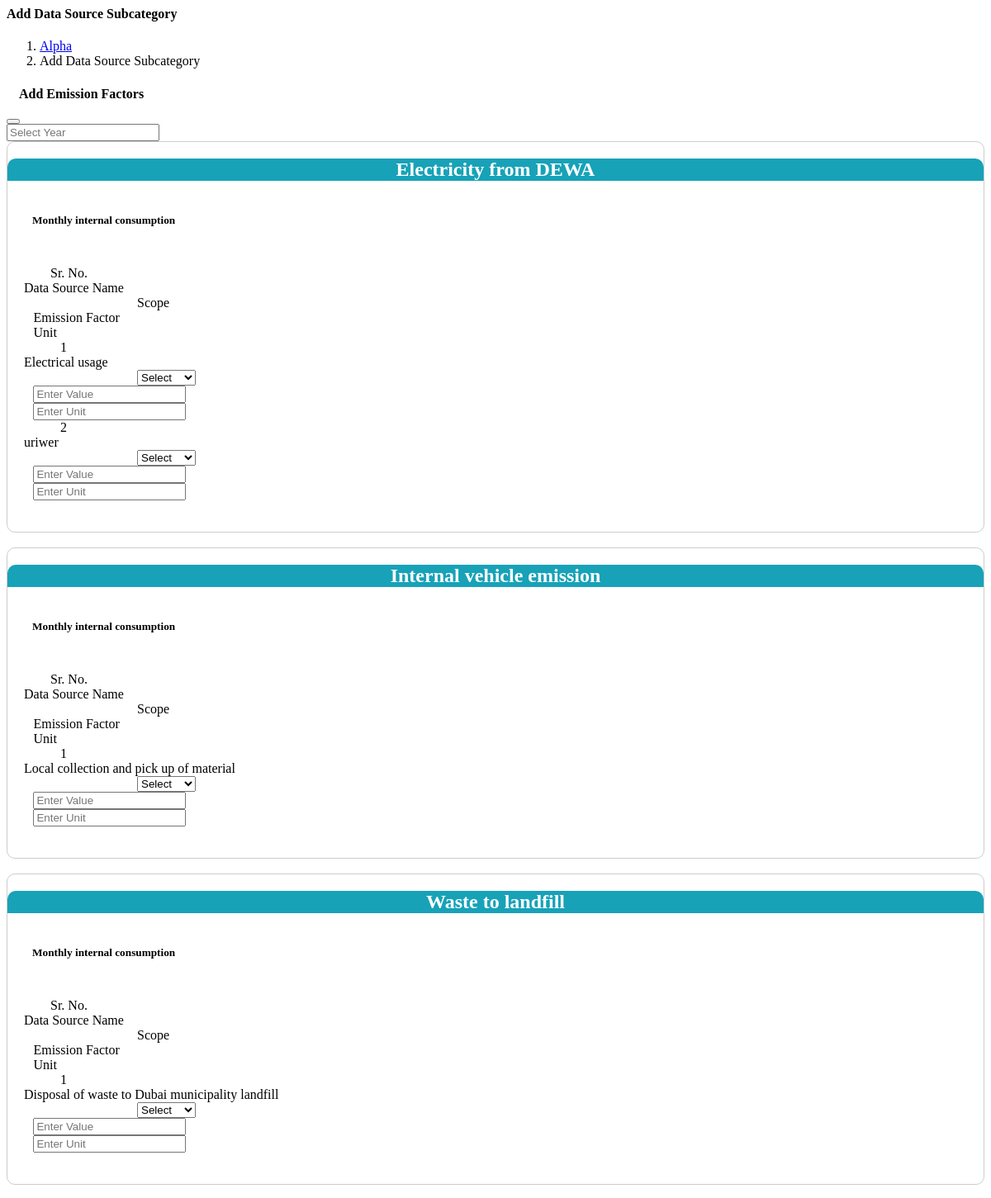
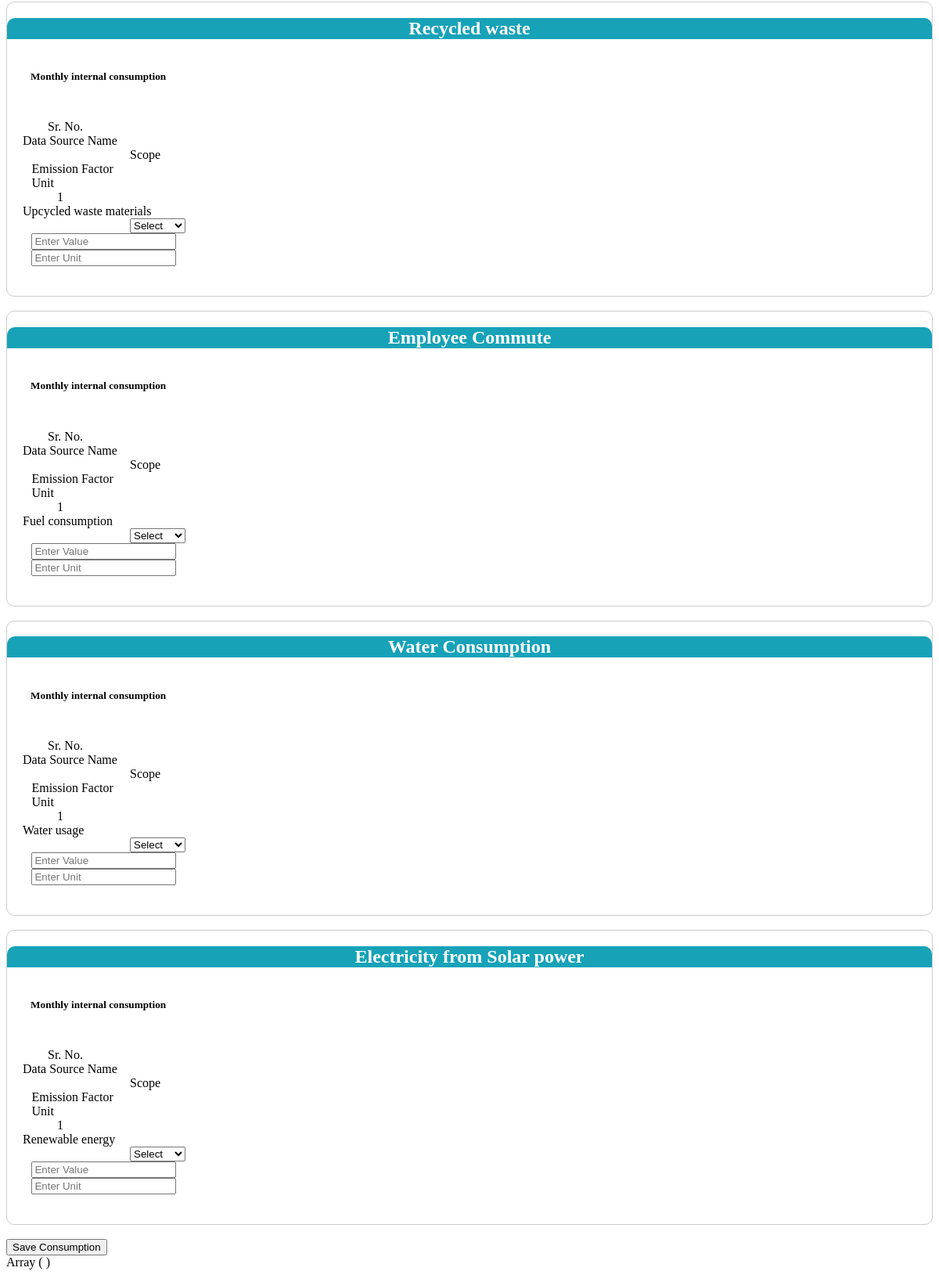
Screenshot of /alpha20feb/emission2.php (signed in) with the database file from the repository (2 pictures, top to bottom).
### tables this page shows
CREATE TABLE `data_source` (
  `data_source_id` int(11) NOT NULL,
  `data_source_name` varchar(45) NOT NULL,
  `data_source_units` varchar(45) DEFAULT NULL,
  `is_visibility` int(11) NOT NULL DEFAULT 1,
  `icon` varchar(500) NOT NULL
);

CREATE TABLE `data_source_group` (
  `data_source_group_id` int(11) NOT NULL,
  `data_source_id` int(11) DEFAULT NULL,
  `data_source_group_name` varchar(100) DEFAULT NULL,
  `is_visibility` int(11) NOT NULL DEFAULT 1
);

CREATE TABLE `data_source_subcategory` (
  `data_source_subcategory_id` int(11) NOT NULL,
  `data_source_id` int(11) DEFAULT NULL,
  `data_source_subcategory_name` varchar(250) DEFAULT NULL,
  `data_source_group_id` int(11) DEFAULT NULL,
  `data_source_subcategory_unit` varchar(45) DEFAULT NULL,
  `is_visibility` int(11) NOT NULL DEFAULT 1,
  `is_reduction` varchar(45) DEFAULT NULL,
  `data_source_subcategory_unit2` varchar(255) DEFAULT NULL
);

### alpha20feb/config.php (called while the page is built, shortened)
<?php
class Databases{
      public $con;
      public function __construct()
      {
           $this->con = mysqli_connect(DB_SERVER,DB_USER,DB_PASS,DB_NAME);
      }
public function select_Query($query)
      {
           $array = array();
           $query =   $query;
           $result = mysqli_query($this->con, $query);
           if($result){
           while($row = mysqli_fetch_assoc($result))
           {
                $array[] = $row;
           }
           return $array;
           }
      }
 }
?>

### alpha20feb/emission2.php (the view, shortened to what this page needs)
        <link href="plugins/datatables/dataTables.bootstrap4.min.css" rel="stylesheet" type="text/css" />
        <link href="plugins/datatables/buttons.bootstrap4.min.css" rel="stylesheet" type="text/css" />
        <link href="plugins/datatables/responsive.bootstrap4.min.css" rel="stylesheet" type="text/css" />
        <link href="plugins/datatables/select.bootstrap4.min.css" rel="stylesheet" type="text/css" />
        <link href="plugins/sweetalert2/sweetalert2.min.css" rel="stylesheet" type="text/css" />
        <?php include 'config.php';
        $data = new Databases;
        ?>
            <div class="content-page">
                <div class="content">
                    <div class="container-fluid">
                        <div class="row">
                            <div class="col-xl-12">
                                <div class="page-title-box">
                                    <h4 class="page-title float-left"><?php if(isset($_GET['edit'])){?> Edit Data Source Subcategory<?php  }else{?>Add Data Source Subcategory<?php }?></h4>
                                    <ol class="breadcrumb float-right">
                                        <li class="breadcrumb-item"><a href="#">Alpha</a></li>
                                        <li class="breadcrumb-item active"><?php if(isset($_GET['edit'])){?> Edit Data Source Subcategory<?php  }else{?>Add Data Source Subcategory<?php }?></li>
                                    </ol>
                                </div>
                            </div>
                        </div>
		<div class="content-wrapper">
			<section class="content-header">
			<div class="container-fluid">
				<div class="row mb-2">
				<div class="col-sm-6">
					<h4 style="margin-left: 15px;">Add Emission Factors </h4>
				</div>
				</div>
			</div>
			</section>
		<form  method="POST" action ="emission.php">
			<section class="content">
			<div class="container-fluid">
				<div class="card-default">
				<div class="card-header">
					<div class="card-tools">
					<button type="button" class="btn btn-tool" data-card-widget="collapse">
					</button>
					</div>
				</div>
				<div class="card-bod">
                <div class="row">
                <div class="col-md-6" style="padding-right:250px!important;">
                	<div class="form-group">
					<input id="example2_year"  type="text" class="form-control"  name="year" value="" placeholder="Select Year"/>
					</div>
                </div>
            </div>
         <?php
            $sql1= "select * from data_source where is_visibility =1";
             $data_source = $data->select_Query($sql1);
            foreach($data_source as $value_source){
            ?>
			<div id="myDiv" class="myDiv" style=" border: 1px solid #ccc; padding: 20px; border-radius: 10px;">
          <div style="margin: -20px; background-color:#17a2b8; color:white; text-align: center; border-radius: 10px 10px 0px 0px;">
            <h2><?php print_r($value_source['data_source_name']) ?></h2>
			</div>
<br>
            <?php
          $data_source_id=$value_source['data_source_id'];
            $sql2= "select * from data_source_group where data_source_id='$data_source_id' AND  is_visibility =1";
            $data_source_group = $data->select_Query($sql2);
            foreach($data_source_group as $value_group){
            ?>
        <h5 style="margin-left: 10px;"> <?php print_r($value_group['data_source_group_name']) ?></h5>
			<div class="row" style="padding-top:25px!important;" >
					<div class="col-2" style="width: 10%;"  >
						<div class="form-group" >
							<label>&nbsp;&nbsp;&nbsp;&nbsp;&nbsp;&nbsp;&nbsp; Sr. No.</label><br>
						</div>
					</div>
					<div class="col-2" style="width: 40%;  margin-left:0%" >
						<div class="form-group" >
							<label>Data Source Name</label><br>
						</div>
					</div>
					<div class="col-2" style="width: 15%; margin-left:12%">
						<div class="form-group" >
							<label>Scope</label>
						</div>
					</div>
					<div class="col-2" style="width: 15%; margin-left:1%">
						<div class="form-group" >
							<label>Emission Factor</label>
						</div>
					</div>
					<div class="col-2" style="width: 12%; margin-left:1%">
						<div class="form-group"  >
							<label>Unit</label>
						</div>
					</div>
				</div>
				<?php
             $data_source_id=$value_source['data_source_id'];
			 $data_source_group_id=$value_group['data_source_group_id'];
            $sql3= "select * from data_source_subcategory where data_source_id='$data_source_id' and data_source_group_id=' $data_source_group_id' AND is_visibility =1";
             $data_subcategory = $data->select_Query($sql3);
			$scope=array("Scope 1", "Scope 2", "Scope 3");
             $sno=1;
            foreach($data_subcategory as $value_subcategory){
            ?>
				<div class="row">
					<div class="col-2" style="width: 10%;">
						<div class="form-group">
							<label style="font-weight: 300;  margin-top: 4px; ">&nbsp;&nbsp;&nbsp;&nbsp;&nbsp;&nbsp;&nbsp;&nbsp;&nbsp;&nbsp; <?php echo $sno;?></label>
						</div>
					</div>
					<div class="col-2" style="width: 100%;  margin-left:0%" >
						<div class="form-group" >
							<label style="font-weight: 300;  margin-top: 4px;"><?php print_r($value_subcategory['data_source_subcategory_name']);?></label>
						</div>
					</div>
					<div class="col-2"  style="width: 15%;  margin-left:12%" >
						<div class="form-group" >
						<select class="form-control select2 " name="scope[]" data-dropdown-css-class="select2">
								<option selected="selected">Select</option>
								<?php for($i=0;$i<count($scope); $i++){
									?>
									 <option><?php print_r($scope[$i]) ?></option>
									<?php
								}
								?>
							</select>
						</div>
					</div>
					<div class="col-2"  style="width: 15%;  margin-left:1%" >
						<div class="form-group" >
							<input type="text" class="form-control" name="emission_factors_value[]" placeholder="Enter Value" >
						</div>
					</div>
					<div class="col-2"  style="width: 12%;  margin-left:1%" >
						<div class="form-group" >
                            <input type="text" class="form-control" name="unit[]" placeholder="Enter Unit" >
						</div>
					</div>
				</div>
				<?php
				$sno++;
            }
			?>
            <?php
            		}
            	?>
	<br></div><br>
	<?php
        }
				?>
				</div>
				<div class="card-footer">
					<input type="submit"  class="btn btn-info" name="submit" value="Save Consumption">
				</div>
				</div>
				<?php
                   print_r($_POST);
			?>
			</div>
			</section>
			</form>
		</div>
                     </div>
                </div>
            </div>

### rows the page displays
data_source: value "Electricity from DEWA"
data_source_group: value "Monthly internal consumption"
data_source_subcategory: value "Electrical usage"
data_source_subcategory: value "uriwer"
data_source: value "Internal vehicle emission"
data_source_group: value "Monthly internal consumption"
data_source_subcategory: value "Local collection and pick up of material"
data_source: value "Waste to landfill"
data_source_group: value "Monthly internal consumption"
data_source_subcategory: value "Disposal of waste to Dubai municipality landfill"
data_source: value "Recycled waste"
data_source_group: value "Monthly internal consumption"
data_source_subcategory: value "Upcycled waste materials"
data_source: value "Employee Commute"
data_source_group: value "Monthly internal consumption"
data_source_subcategory: value "Fuel consumption"
data_source: value "Water Consumption"
data_source_group: value "Monthly internal consumption"
data_source_subcategory: value "Water usage"
data_source: value "Electricity from Solar power"
data_source_group: value "Monthly internal consumption"
data_source_subcategory: value "Renewable energy"
